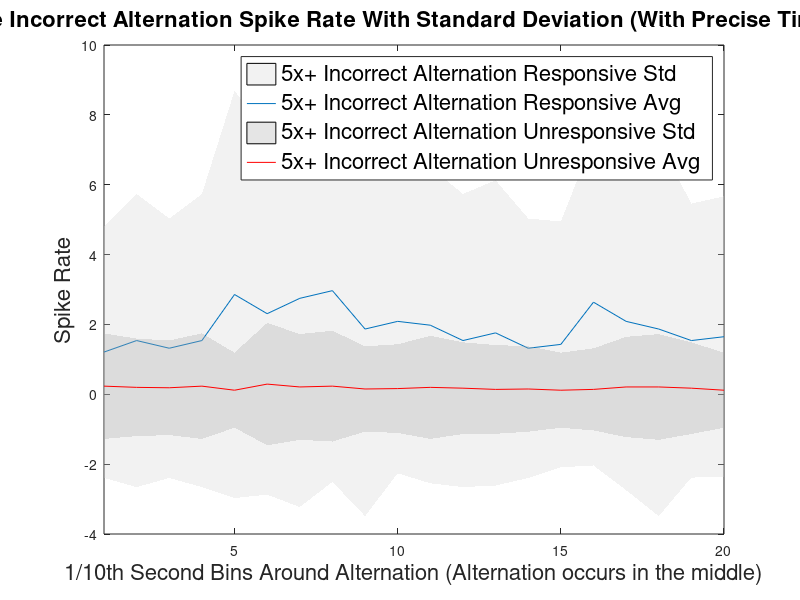

MATLAB code to generate this figure:
clear

%% Look at correct turn responsive vs incorrect turn responsive:

%% spike rate matrices 5x+: correct alts
spikeRatesBinned6025 = load('SpontAltSpikesAroundAlts/spikesAroundAlts6025IncorrectAlts.mat').binnedSpikeRateAroundAlts;
spikeRatesBinned6026 = load('SpontAltSpikesAroundAlts/spikesAroundAlts6026IncorrectAlts.mat').binnedSpikeRateAroundAlts;
spikeRatesBinned6027 = load('SpontAltSpikesAroundAlts/spikesAroundAlts6027IncorrectAlts.mat').binnedSpikeRateAroundAlts;
spikeRatesBinned6028 = load('SpontAltSpikesAroundAlts/spikesAroundAlts6028IncorrectAlts.mat').binnedSpikeRateAroundAlts;
spikeRatesBinned6029 = load('SpontAltSpikesAroundAlts/spikesAroundAlts6029IncorrectAlts.mat').binnedSpikeRateAroundAlts;

plusCorrectSpikeRatesBinned = [spikeRatesBinned6025;spikeRatesBinned6026;spikeRatesBinned6027;spikeRatesBinned6028;spikeRatesBinned6029];

%% load in the 5x+ correct turn responsive rows and Inc turn responsive rows
fiveXPlusCorRespRows = load('ResponsiveRowsCorrect.mat').rPlus;
fiveXPlusIncRespRows = load('ResponsiveRowsIncorrect.mat').rPlus;


%% get unresponsive correct alternation rows
plusAllRows=transpose(linspace(1,948,948));
fiveXPlusCorUnrespRows= find(~ismember(plusAllRows,fiveXPlusCorRespRows));
fiveXPlusIncorUnrespRows= find(~ismember(plusAllRows,fiveXPlusIncRespRows));

%% put the correct and inc turn responsive and unresponsive values into new array
plusCorAltResp = plusCorrectSpikeRatesBinned(fiveXPlusCorRespRows,:); % blue heatmap: can use default
plusCorAltUnresp = plusCorrectSpikeRatesBinned(fiveXPlusCorUnrespRows,:); % red heatmap: use copper maybe

plusIncAltResp = plusCorrectSpikeRatesBinned(fiveXPlusIncRespRows,:); % blue heatmap: can use default
plusIncAltUnresp = plusCorrectSpikeRatesBinned(fiveXPlusIncorUnrespRows,:); % red heatmap: use copper maybe

%% want to take the column wise average of those arrays ^^^ and plot for cor and inc alts separately: 
%% plot resp and unresp in same plot

meanPlusIncorAltResp = mean(plusIncAltResp,1); %change this
stdPlusIncorAltResp = std(plusIncAltResp,0,1); %change this 

meanPlusIncorAltUnresp = mean(plusIncAltUnresp,1);
stdPlusIncorAltUnresp = std(plusIncAltUnresp,0,1);

%% want to make shaded std for plus cor alt resp:
%subplot(2,1,1)
x= 1:numel(stdPlusIncorAltResp);
curve1 = meanPlusIncorAltResp + stdPlusIncorAltResp;
curve2 = meanPlusIncorAltResp - stdPlusIncorAltResp;
x2=[x,fliplr(x)];
inBetween = [curve1,fliplr(curve2)];
fill(x2,inBetween,[211,211,211]./255,'FaceAlpha',.3,'EdgeAlpha',.3)
hold on

plot(x,meanPlusIncorAltResp)
title('Average Incorrect Alternation Spike Rate With Standard Deviation (With Precise Time Points)','FontSize',16)
ylabel('Spike Rate','FontSize',16)

hold on %instead of subplot
%subplot(2,1,2)
x= 1:numel(stdPlusIncorAltUnresp);
curve1 = meanPlusIncorAltUnresp + stdPlusIncorAltUnresp;
curve2 = meanPlusIncorAltUnresp - stdPlusIncorAltUnresp;
x2=[x,fliplr(x)];
inBetween = [curve1,fliplr(curve2)];
fill(x2,inBetween,[169,169,169]./255,'FaceAlpha',.3,'EdgeAlpha',.3)
hold on
plot(x,meanPlusIncorAltUnresp,'r') 
xlabel('1/10th Second Bins Around Alternation (Alternation occurs in the middle)','FontSize',16)
legend('5x+ Incorrect Alternation Responsive Std','5x+ Incorrect Alternation Responsive Avg','5x+ Incorrect Alternation Unresponsive Std','5x+ Incorrect Alternation Unresponsive Avg','FontSize',16)
xlim([1,20])
%